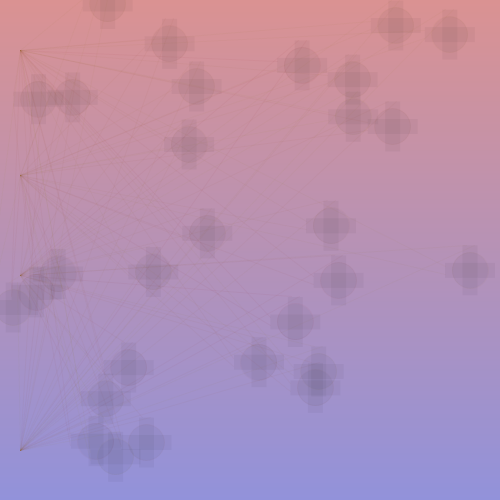
Frame 1 (no input)
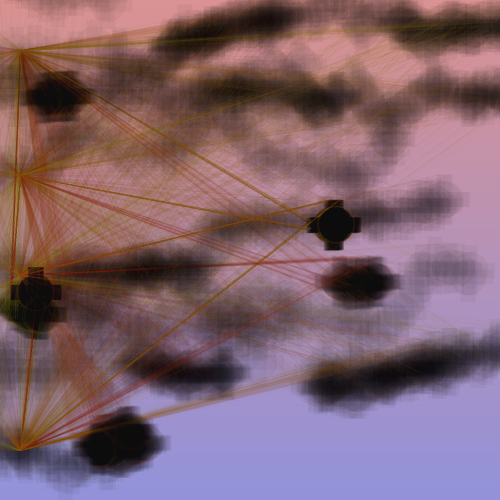
Frame 60 (the mouse pressed at the canvas centre just before this capture)
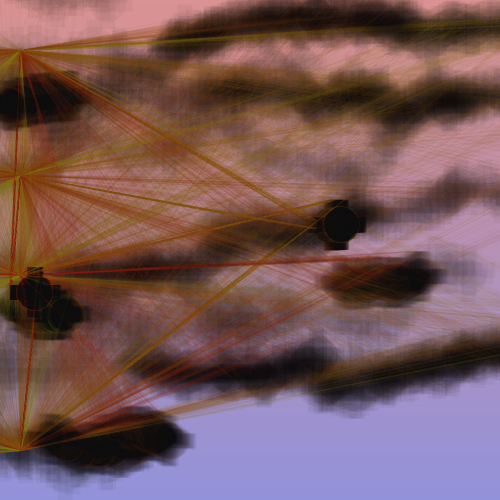
Frame 120 (the mouse held since frame 60 and released just before this capture)

The Processing sketch that drew these frames (run headless with seeded random() and noise(); from frame 60 on, the mouse is pressed at the canvas centre):

// Processing sketch: processing_40936
// ── processing_40936.pde

Sun[] suns = new Sun[30];  //number of suns
 
color c1;
 
void setup(){
  size(500,500);
  colorMode(RGB,width);
   for (int p=0; p<height; p++) {
    for (int g=0; g<width; g++) {
      stroke(height-g, 0, g,200);
      point(p, g);
    }
  }
  
 smooth();
 frameRate(30);
 
 
   for (int i=0; i< suns.length;i++){
  suns[i] = new Sun(c1, random(width), i*2, random(5));
  c1 = color(230,random(255),0,20);  // line color
  
}
}

void draw(){
 

  
  for (int i=1; i < suns.length; i++) {  //seeding
  suns[i].move();
    suns[i].sketch();
  }
}

class Sun {  //controls tethered sun object
  color c;
  float xcoord;
  float ycoord;
  float xspeed;
  

  Sun(color c_, float xcoord_, float ycoord_, float xspeed_) {
    c = c_;
    xcoord = random(width);
    ycoord = random(height);
    xspeed = random(-2,4); 
  }
  
   void move() {
    xcoord = xcoord + xspeed*random(-5,0); //moves units towards origin
    
    ycoord = ycoord + xspeed*random(-5,5);
  }
  
   void sketch() {
     noStroke();
  rectMode(CENTER);
  fill(20,20);
   rect(xcoord, ycoord, 15, 50);  //rectangles
  rect(xcoord, ycoord, 50, 15);

  stroke(c);
  line(xcoord+4, ycoord-25, 20, 450);  //lines 
  line(xcoord-4, ycoord-25, 20, 275);
  line(xcoord-25, ycoord+4, 20, 175);
  line(xcoord-25, ycoord-4, 20, 50);

  ellipse(xcoord, ycoord, 36, 36);  //circle on top
  }
}
